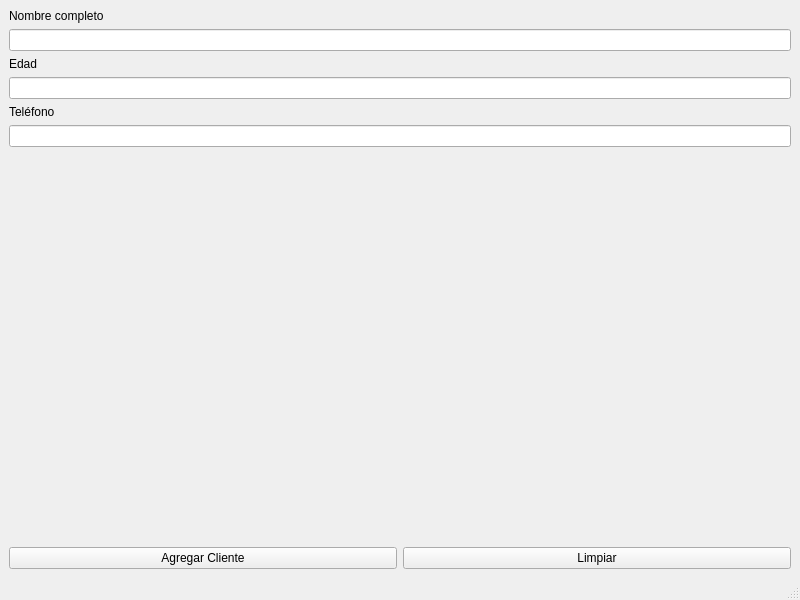
<?xml version="1.0" encoding="UTF-8"?>
<ui version="4.0">
 <class>MainWindow</class>
 <widget class="QMainWindow" name="MainWindow">
  <property name="geometry">
   <rect>
    <x>0</x>
    <y>0</y>
    <width>800</width>
    <height>600</height>
   </rect>
  </property>
  <property name="windowTitle">
   <string>MainWindow</string>
  </property>
  <widget class="QWidget" name="centralwidget">
   <layout class="QGridLayout" name="gridLayout">
    <item row="4" column="0">
     <widget class="QLabel" name="label_3">
      <property name="text">
       <string>Teléfono</string>
      </property>
     </widget>
    </item>
    <item row="1" column="0">
     <widget class="QLineEdit" name="NombreLine"/>
    </item>
    <item row="5" column="0">
     <widget class="QLineEdit" name="TelefonoLine"/>
    </item>
    <item row="7" column="0">
     <layout class="QHBoxLayout" name="horizontalLayout">
      <item>
       <widget class="QPushButton" name="AgregarClienteButton">
        <property name="text">
         <string>Agregar Cliente</string>
        </property>
       </widget>
      </item>
      <item>
       <widget class="QPushButton" name="LimpiarButton">
        <property name="text">
         <string>Limpiar</string>
        </property>
       </widget>
      </item>
     </layout>
    </item>
    <item row="0" column="0">
     <widget class="QLabel" name="label">
      <property name="text">
       <string>Nombre completo</string>
      </property>
     </widget>
    </item>
    <item row="2" column="0">
     <widget class="QLabel" name="label_2">
      <property name="text">
       <string>Edad</string>
      </property>
     </widget>
    </item>
    <item row="3" column="0">
     <widget class="QLineEdit" name="EdadLine"/>
    </item>
    <item row="6" column="0">
     <spacer name="verticalSpacer">
      <property name="orientation">
       <enum>Qt::Vertical</enum>
      </property>
      <property name="sizeHint" stdset="0">
       <size>
        <width>20</width>
        <height>40</height>
       </size>
      </property>
     </spacer>
    </item>
   </layout>
  </widget>
  <widget class="QMenuBar" name="menubar">
   <property name="geometry">
    <rect>
     <x>0</x>
     <y>0</y>
     <width>800</width>
     <height>26</height>
    </rect>
   </property>
  </widget>
  <widget class="QStatusBar" name="statusbar"/>
 </widget>
 <resources/>
 <connections/>
</ui>
